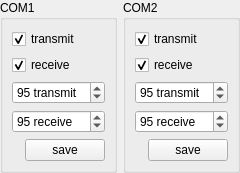
<?xml version="1.0" encoding="UTF-8"?>
<ui version="4.0">
 <class>CCockpitComTransmissionComponent</class>
 <widget class="QFrame" name="CCockpitComTransmissionComponent">
  <property name="geometry">
   <rect>
    <x>0</x>
    <y>0</y>
    <width>205</width>
    <height>148</height>
   </rect>
  </property>
  <property name="windowTitle">
   <string>Cockpit COM transmission</string>
  </property>
  <layout class="QHBoxLayout" name="hl_CockpitComTransmission">
   <property name="leftMargin">
    <number>0</number>
   </property>
   <property name="topMargin">
    <number>0</number>
   </property>
   <property name="rightMargin">
    <number>0</number>
   </property>
   <property name="bottomMargin">
    <number>0</number>
   </property>
   <item>
    <widget class="QGroupBox" name="gb_Com1">
     <property name="title">
      <string>COM1</string>
     </property>
     <layout class="QVBoxLayout" name="verticalLayout">
      <item>
       <widget class="QCheckBox" name="cb_Com1Tx">
        <property name="text">
         <string>transmit</string>
        </property>
        <property name="checked">
         <bool>true</bool>
        </property>
       </widget>
      </item>
      <item>
       <widget class="QCheckBox" name="cb_Com1Rec">
        <property name="text">
         <string>receive</string>
        </property>
        <property name="checked">
         <bool>true</bool>
        </property>
       </widget>
      </item>
      <item>
       <widget class="QSpinBox" name="sb_Com1VolumeTx">
        <property name="suffix">
         <string> transmit</string>
        </property>
        <property name="maximum">
         <number>100</number>
        </property>
        <property name="value">
         <number>95</number>
        </property>
       </widget>
      </item>
      <item>
       <widget class="QSpinBox" name="sb_Com1VolumeRec">
        <property name="suffix">
         <string> receive</string>
        </property>
        <property name="maximum">
         <number>100</number>
        </property>
        <property name="value">
         <number>95</number>
        </property>
       </widget>
      </item>
      <item alignment="Qt::AlignRight">
       <widget class="QPushButton" name="pb_Com1Save">
        <property name="text">
         <string>save</string>
        </property>
       </widget>
      </item>
     </layout>
    </widget>
   </item>
   <item>
    <widget class="QGroupBox" name="gb_Com2">
     <property name="title">
      <string>COM2</string>
     </property>
     <layout class="QVBoxLayout" name="verticalLayout_2">
      <item>
       <widget class="QCheckBox" name="cb_Com2Tx">
        <property name="text">
         <string>transmit</string>
        </property>
        <property name="checked">
         <bool>true</bool>
        </property>
       </widget>
      </item>
      <item>
       <widget class="QCheckBox" name="cb_Com2Rec">
        <property name="text">
         <string>receive</string>
        </property>
        <property name="checked">
         <bool>true</bool>
        </property>
       </widget>
      </item>
      <item>
       <widget class="QSpinBox" name="sb_Com2VolumeTx">
        <property name="suffix">
         <string> transmit</string>
        </property>
        <property name="maximum">
         <number>100</number>
        </property>
        <property name="value">
         <number>95</number>
        </property>
       </widget>
      </item>
      <item>
       <widget class="QSpinBox" name="sb_Com2VolumeRec">
        <property name="suffix">
         <string> receive</string>
        </property>
        <property name="maximum">
         <number>100</number>
        </property>
        <property name="value">
         <number>95</number>
        </property>
       </widget>
      </item>
      <item alignment="Qt::AlignRight">
       <widget class="QPushButton" name="pb_Com2Save">
        <property name="text">
         <string>save</string>
        </property>
       </widget>
      </item>
     </layout>
    </widget>
   </item>
  </layout>
 </widget>
 <resources/>
 <connections/>
</ui>
